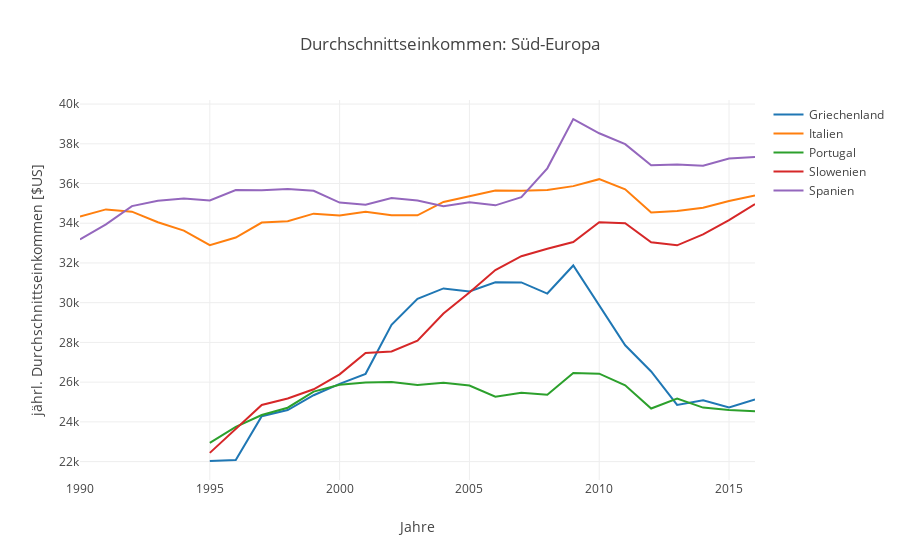

Write notebook code for a chart like this one.
### Code cell
trace0 = go.Scatter(
    x = seuwages.index,
    y = seuwages['GRC'],
    mode = 'lines',
    name = 'Griechenland'
)
trace1 = go.Scatter(
    x = seuwages.index,
    y = seuwages['ITA'],
    mode = 'lines',
    name = 'Italien'
)
trace2 = go.Scatter(
    x = seuwages.index,
    y = seuwages['PRT'],
    mode = 'lines',
    name = 'Portugal'
)

trace3 = go.Scatter(
    x = seuwages.index,
    y = seuwages['SVN'],
    mode = 'lines',
    name = 'Slowenien'
)
trace4 = go.Scatter(
    x = seuwages.index,
    y = seuwages['ESP'],
    mode = 'lines',
    name = 'Spanien'
)

data = [trace0, trace1, trace2, trace3, trace4]

layout = go.Layout(title='Durchschnittseinkommen: Süd-Europa', 
                  xaxis = dict(title='Jahre'), 
                  yaxis = dict(title='jährl. Durchschnittseinkommen [$US]')
                  )

fig = go.Figure(data=data, layout=layout)

iplot(fig)

### Figure 1 — Plotly figure (JSON) as saved in the notebook; plotly's stock layout.template omitted (floating-point values rounded to 4 significant figures)
{"data": [{"mode": "lines", "name": "Griechenland", "type": "scatter", "x": [1990, 1991, 1992, 1993, 1994, 1995, 1996, 1997, 1998, 1999, 2000, 2001, 2002, 2003, 2004, 2005, 2006, 2007, 2008, 2009, 2010, 2011, 2012, 2013, 2014, 2015, 2016], "y": [null, null, null, null, null, 22029, 22076, 24286, 24594, 25340, 25909, 26418, 28885, 30196, 30718, 30568, 31023, 31021, 30460, 31874, 29829, 27854, 26539, 24854, 25085, 24719, 25124]}, {"mode": "lines", "name": "Italien", "type": "scatter", "x": [1990, 1991, 1992, 1993, 1994, 1995, 1996, 1997, 1998, 1999, 2000, 2001, 2002, 2003, 2004, 2005, 2006, 2007, 2008, 2009, 2010, 2011, 2012, 2013, 2014, 2015, 2016], "y": [34340, 34696, 34581, 34052, 33626, 32899, 33278, 34035, 34105, 34482, 34390, 34572, 34404, 34398, 35074, 35372, 35648, 35640, 35669, 35868, 36219, 35710, 34539, 34616, 34781, 35117, 35397]}, {"mode": "lines", "name": "Portugal", "type": "scatter", "x": [1990, 1991, 1992, 1993, 1994, 1995, 1996, 1997, 1998, 1999, 2000, 2001, 2002, 2003, 2004, 2005, 2006, 2007, 2008, 2009, 2010, 2011, 2012, 2013, 2014, 2015, 2016], "y": [null, null, null, null, null, 22939, 23745, 24344, 24712, 25525, 25864, 25979, 26006, 25858, 25972, 25832, 25269, 25470, 25361, 26465, 26425, 25843, 24673, 25169, 24717, 24595, 24529]}, {"mode": "lines", "name": "Slowenien", "type": "scatter", "x": [1990, 1991, 1992, 1993, 1994, 1995, 1996, 1997, 1998, 1999, 2000, 2001, 2002, 2003, 2004, 2005, 2006, 2007, 2008, 2009, 2010, 2011, 2012, 2013, 2014, 2015, 2016], "y": [null, null, null, null, null, 22438, 23623, 24847, 25179, 25641, 26391, 27462, 27547, 28082, 29456, 30516, 31642, 32341, 32719, 33057, 34047, 34002, 33040, 32888, 33439, 34153, 34965]}, {"mode": "lines", "name": "Spanien", "type": "scatter", "x": [1990, 1991, 1992, 1993, 1994, 1995, 1996, 1997, 1998, 1999, 2000, 2001, 2002, 2003, 2004, 2005, 2006, 2007, 2008, 2009, 2010, 2011, 2012, 2013, 2014, 2015, 2016], "y": [33184, 33940, 34864, 35133, 35247, 35148, 35671, 35666, 35719, 35633, 35040, 34933, 35270, 35143, 34854, 35051, 34901, 35310, 36764, 39248, 38530, 37980, 36917, 36952, 36890, 37259, 37333]}], "layout": {"title": "Durchschnittseinkommen: Süd-Europa", "xaxis": {"title": "Jahre"}, "yaxis": {"title": "jährl. Durchschnittseinkommen [$US]"}}}
